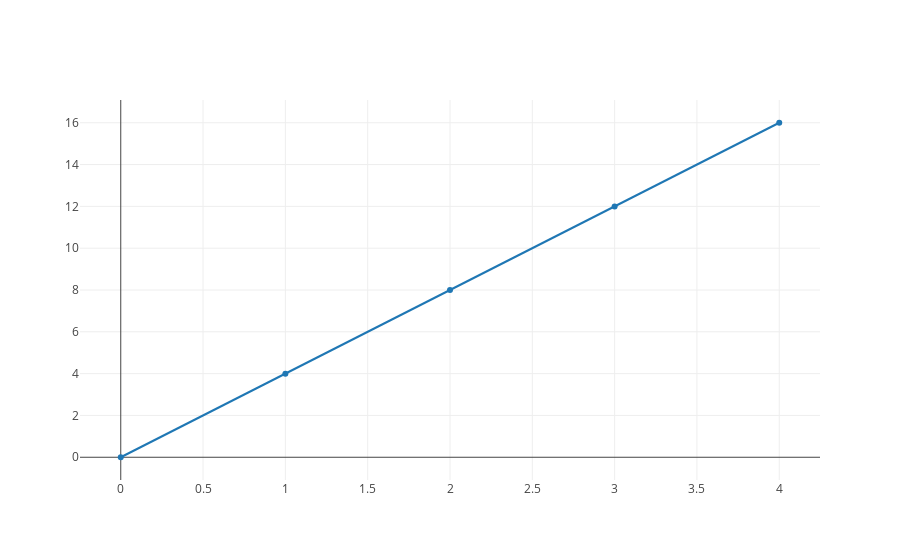

The notebook cell this image was saved under:
### Markdown cell above
Ah yes, an empty graph.  Let's look at the code again to make sense of it.

```python
iplot([
    {}
])

```

Remember our takeaway from above, **a figure is a list of traces**.  So that list right after the parentheses is our *figure* and the dictionary is a trace.  Because that dictionary is empty we don't see any lines on the screen.

Let's change that.

We still need our figure, but this time inside of the figure, we'll use a trace with some data.

### Code cell
iplot([
    {'x': [0, 1, 2, 3, 4], 'y': [0, 4, 8, 12, 16], 'name': 'first trace'},
])

### Figure 1 — Plotly figure (JSON) as saved in the notebook; plotly's stock layout.template omitted (floating-point values rounded to 4 significant figures)
{"data": [{"name": "first trace", "type": "scatter", "uid": "35fec813-1773-4a4d-9a87-64e88faa29d2", "x": [0, 1, 2, 3, 4], "y": [0, 4, 8, 12, 16]}], "layout": {"autosize": true, "xaxis": {"autorange": true, "range": [-0.2451, 4.245], "type": "linear"}, "yaxis": {"autorange": true, "range": [-1.172, 17.17], "type": "linear"}}}
